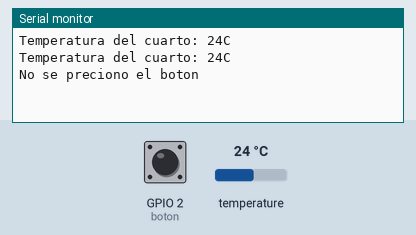
Simulated run of this sketch. Board: ESP32. Parts: the last lines printed to the serial monitor. Inputs (shaded band) come from the test bench; at power-on: temperature 24 °C, GPIO 2 (boton) LOW.

Above: at 7.5 s.
7.6 s: temperature set to 12 °C
At 11.0 s:
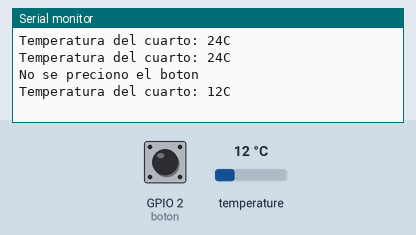
12.2 s: GPIO 2 (boton) pulled HIGH for 3 s
At 13.7 s:
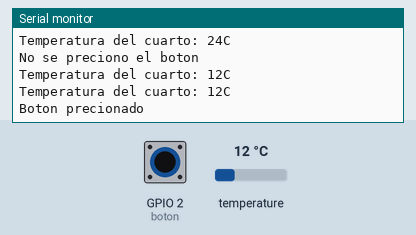
16.8 s: temperature set to 19 °C
At 19.4 s:
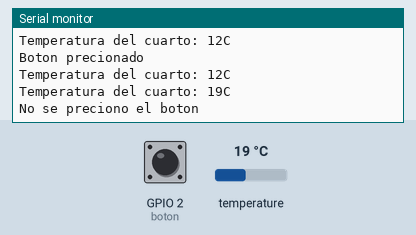
Timing chart, 0 to 20.9 s (numbered marks = the images above; inputs shaded):
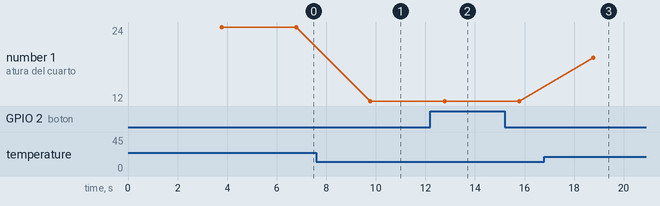

The sketch:

Temperatura.ino
```cpp
/*
 * Fundacion Kinal
 * centro educativo laboral kinal
 * Electronica
 * Quinto
 * A
 * taller de electronica digital reparacion en computadoras
 * javier ricardo vivar sanchez
 * 2019585
 * Uso de interrupciones externas iii
 */

    #include <Ticker.h>
void Temperatura(void);
Ticker Temp3s(Temperatura, 3000);
void Boton(void);
Ticker Boton6s(Boton, 6000);

#include <OneWire.h>
#include <DallasTemperature.h>

OneWire oneWireObjeto(6);
DallasTemperature Temp(&oneWireObjeto);

#define boton 2
#define PinTemp 6

void setup() {
  Serial.begin(9600);
  Temp.begin();
  Temp3s.start();
  Boton6s.start();
  pinMode(boton, INPUT);
}

void loop() {
  Temp3s.update();
  Boton6s.update();
}

void Temperatura(void) {
  Temp.requestTemperatures();
  int Temperatura = Temp.getTempCByIndex(0);
  Serial.print("Temperatura del cuarto: ");
  Serial.print(Temperatura);
  Serial.println("C");
}

void Boton(void) {
  delay(10);
  if (digitalRead(boton) == HIGH) {
    Serial.println("Boton precionado");
  }
  else {
    Serial.println("No se preciono el boton");
  }
}
```

Measured:
- after the input at 7.6 s, the serial monitor: prints a new line after 2.2 s (image 1)
- after the input at 12.2 s, the serial monitor: prints a new line after 0.59 s (image 2)
- after the input at 16.8 s, the serial monitor: prints a new line after 2.0 s (image 3)
- plotted number 1: 24 → 12 after the input at 7.6 s, 12 → 19 after the input at 16.8 s
